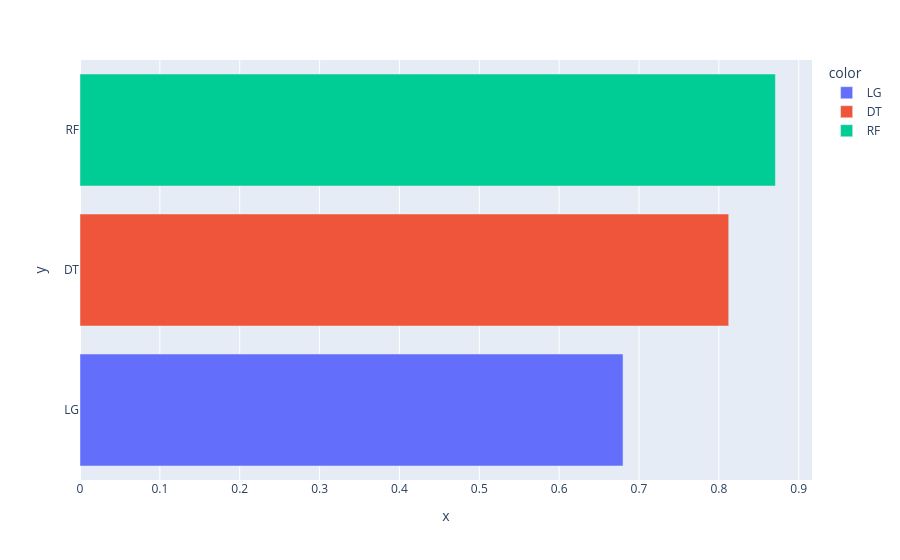

Notebook code for this chart:
### Code cell
#Diagramme des performances
list_names = ["LG", "DT", "RF"]
list_acc = [acc_lg, acc_dt, acc_rf]
list_f1 = [f1_lg, f1_dt, f1_rf]
list_final = [list_acc, list_f1]

for i in range(2):
  fig = px.bar(x=list_final[i], y = list_names, color= list_names)
fig.show()

### Figure 1 — Plotly figure (JSON) as saved in the notebook; plotly's stock layout.template omitted (floating-point values rounded to 4 significant figures)
{"data": [{"hovertemplate": "color=LG<br>x=%{x}<br>y=%{y}<extra></extra>", "legendgroup": "LG", "marker": {"color": "#636efa", "pattern": {"shape": ""}}, "name": "LG", "orientation": "h", "showlegend": true, "textposition": "auto", "type": "bar", "x": [0.68], "xaxis": "x", "y": ["LG"], "yaxis": "y"}, {"hovertemplate": "color=DT<br>x=%{x}<br>y=%{y}<extra></extra>", "legendgroup": "DT", "marker": {"color": "#EF553B", "pattern": {"shape": ""}}, "name": "DT", "orientation": "h", "showlegend": true, "textposition": "auto", "type": "bar", "x": [0.8123], "xaxis": "x", "y": ["DT"], "yaxis": "y"}, {"hovertemplate": "color=RF<br>x=%{x}<br>y=%{y}<extra></extra>", "legendgroup": "RF", "marker": {"color": "#00cc96", "pattern": {"shape": ""}}, "name": "RF", "orientation": "h", "showlegend": true, "textposition": "auto", "type": "bar", "x": [0.8708], "xaxis": "x", "y": ["RF"], "yaxis": "y"}], "layout": {"barmode": "relative", "legend": {"title": {"text": "color"}, "tracegroupgap": 0}, "margin": {"t": 60}, "xaxis": {"anchor": "y", "domain": [0.0, 1.0], "title": {"text": "x"}}, "yaxis": {"anchor": "x", "domain": [0.0, 1.0], "title": {"text": "y"}}}}
